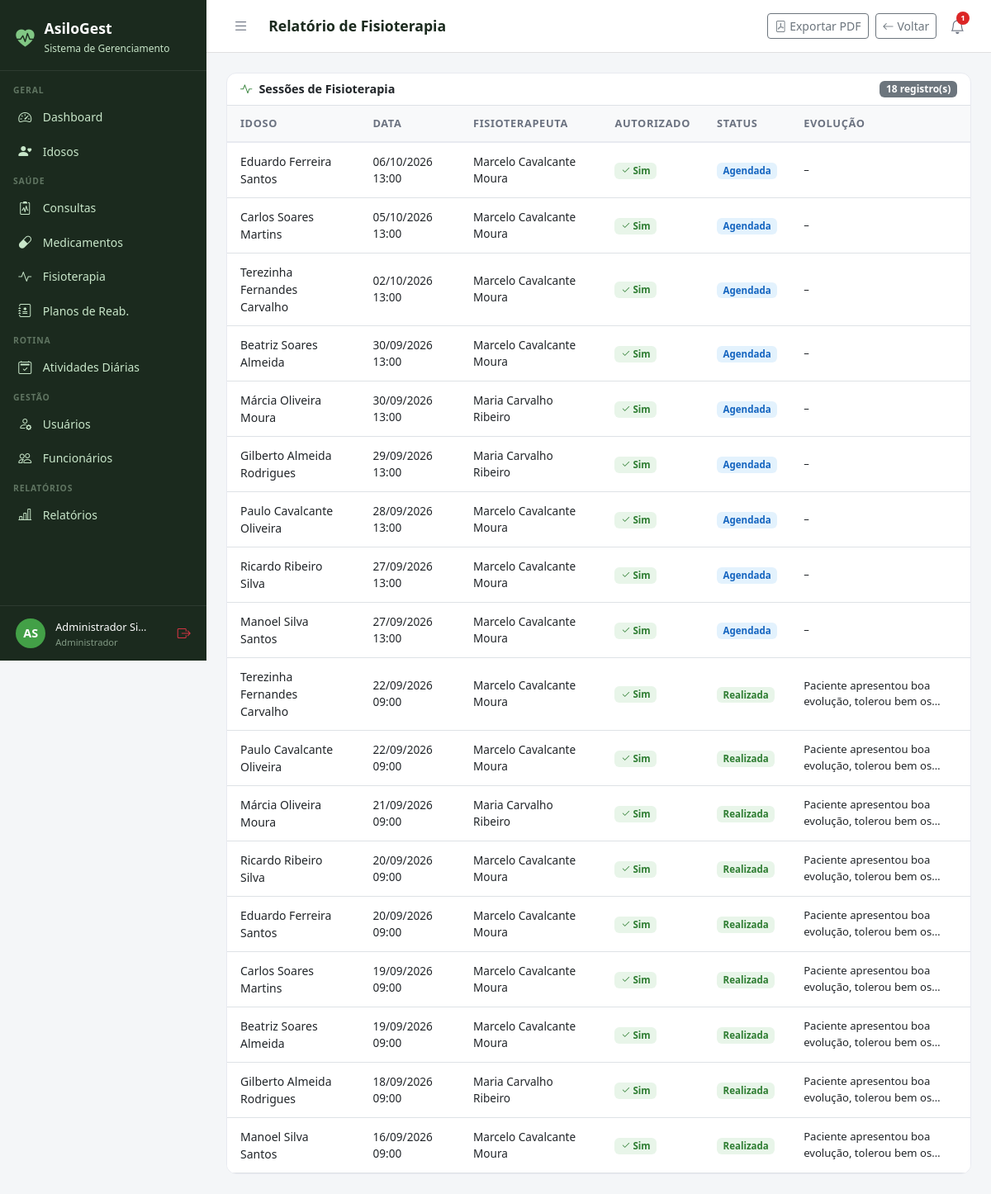
Page /relatorios/fisioterapia/ (signed in) on the committed database.
### core/models.py (models this page shows, shortened)
class Usuario(AbstractUser):
    PERFIL_CHOICES = [
        ('administrador', 'Administrador'),
        ('medico', 'Médico'),
        ('fisioterapeuta', 'Fisioterapeuta'),
        ('enfermeiro', 'Enfermeiro(a)'),
        ('recepcionista', 'Recepcionista'),
        ('familiar', 'Familiar do Idoso'),
    ]
    perfil = models.CharField(
        max_length=20, choices=PERFIL_CHOICES,
        default='recepcionista', verbose_name='Perfil de Acesso'
    )
    telefone = models.CharField(max_length=15, blank=True, verbose_name='Telefone')
    cpf = models.CharField(max_length=14, unique=True, null=True, blank=True, verbose_name='CPF')
    foto = models.ImageField(upload_to='usuarios/', blank=True, null=True, verbose_name='Foto')
    data_nascimento = models.DateField(null=True, blank=True, verbose_name='Data de Nascimento')
    especialidade = models.CharField(
        max_length=100, blank=True, verbose_name='Especialidade',
        help_text='Preencha para Médico ou Fisioterapeuta'
    )
    data_admissao = models.DateField(null=True, blank=True, verbose_name='Data de Admissão')
    primeiro_acesso = models.BooleanField(
        default=True, verbose_name='Primeiro Acesso',
        help_text='Usuário deve definir senha no primeiro login'
    )
    ativo = models.BooleanField(default=True, verbose_name='Ativo')
    criado_em = models.DateTimeField(auto_now_add=True)
    class Meta:
        verbose_name = 'Usuário'
        verbose_name_plural = 'Usuários'
        ordering = ['first_name', 'last_name']
    @property
    def is_administrador(self):
        return self.perfil == 'administrador' or self.is_superuser
    @property
    def is_fisioterapeuta(self):
        return self.perfil == 'fisioterapeuta'
    @property
    def is_familiar(self):
        return self.perfil == 'familiar'
    @property
    def pode_ver_saude(self):
        return (self.is_administrador or self.is_medico
                or self.is_fisioterapeuta or self.is_enfermeiro)
    @property
    def pode_cadastrar_usuarios(self):
        return self.is_administrador or self.is_recepcionista
    @property
    def pode_administrar(self):
        return self.is_administrador

### fisioterapia/models.py (models this page shows, shortened)
class SessaoFisioterapia(models.Model):
    STATUS_CHOICES = [
        ('agendada', 'Agendada'),
        ('realizada', 'Realizada'),
        ('cancelada', 'Cancelada'),
        ('falta', 'Falta do Idoso'),
    ]
    idoso = models.ForeignKey(
        Idoso, on_delete=models.CASCADE, related_name='sessoes_fisio')
    fisioterapeuta = models.ForeignKey(
        Usuario, on_delete=models.SET_NULL, null=True,
        related_name='sessoes_realizadas',
        limit_choices_to={'perfil': 'fisioterapeuta'})
    data_hora = models.DateTimeField(verbose_name='Data e Hora')
    duracao_minutos = models.IntegerField(default=45, verbose_name='Duração (min)')
    status = models.CharField(max_length=10, choices=STATUS_CHOICES, default='agendada')
    objetivo = models.CharField(max_length=200, blank=True, verbose_name='Objetivo da Sessão')
    procedimentos = models.TextField(blank=True, verbose_name='Procedimentos Realizados')
    evolucao = models.TextField(blank=True, verbose_name='Evolução do Paciente')
    observacoes = models.TextField(blank=True)
    autorizada = models.BooleanField(
        default=False, verbose_name='Autorizada pelo Médico',
        help_text='Sessão só pode ser executada após autorização médica.')
    autorizado_por = models.ForeignKey(
        Usuario, on_delete=models.SET_NULL, null=True, blank=True,
        related_name='sessoes_autorizadas',
        limit_choices_to={'perfil': 'medico'},
        verbose_name='Autorizado por')
    data_autorizacao = models.DateTimeField(
        null=True, blank=True, verbose_name='Data da Autorização')
    criado_em = models.DateTimeField(auto_now_add=True)
    class Meta:
        verbose_name = 'Sessão de Fisioterapia'
        verbose_name_plural = 'Sessões de Fisioterapia'
        ordering = ['-data_hora']

### idosos/models.py (models this page shows, shortened)
class Idoso(models.Model):
    SEXO_CHOICES = [('M', 'Masculino'), ('F', 'Feminino')]
    TIPO_SANGUINEO = [('A+','A+'),('A-','A-'),('B+','B+'),('B-','B-'),('AB+','AB+'),('AB-','AB-'),('O+','O+'),('O-','O-')]
    STATUS_CHOICES = [('ativo','Ativo'),('inativo','Inativo'),('internado','Internado'),('falecido','Falecido')]
    nome = models.CharField(max_length=150, verbose_name='Nome Completo')
    data_nascimento = models.DateField(verbose_name='Data de Nascimento')
    sexo = models.CharField(max_length=1, choices=SEXO_CHOICES)
    cpf = models.CharField(max_length=14, unique=True, null=True, blank=True)
    rg = models.CharField(max_length=20, blank=True)
    tipo_sanguineo = models.CharField(max_length=3, choices=TIPO_SANGUINEO, blank=True)
    foto = models.ImageField(upload_to='idosos/', blank=True, null=True)
    status = models.CharField(max_length=10, choices=STATUS_CHOICES, default='ativo')
    endereco = models.CharField(max_length=200, blank=True)
    cidade = models.CharField(max_length=100, blank=True)
    estado = models.CharField(max_length=2, blank=True)
    cep = models.CharField(max_length=9, blank=True)
    alergias = models.TextField(blank=True, verbose_name='Alergias')
    condicoes_medicas = models.TextField(blank=True, verbose_name='Condições Médicas')
    observacoes = models.TextField(blank=True, verbose_name='Observações Gerais')
    data_entrada = models.DateField(verbose_name='Data de Entrada')
    numero_quarto = models.CharField(max_length=10, blank=True, verbose_name='Quarto')
    criado_em = models.DateTimeField(auto_now_add=True)
    atualizado_em = models.DateTimeField(auto_now=True)
    class Meta:
        verbose_name = 'Idoso'
        verbose_name_plural = 'Idosos'
        ordering = ['nome']

### relatorios/views.py (the view)
# urls.py: path('fisioterapia/', views.fisioterapia_relatorio, name='fisioterapia'),
@login_required
@perfil_required('administrador', 'medico', 'fisioterapeuta')
def fisioterapia_relatorio(request):
    from fisioterapia.models import SessaoFisioterapia
    hoje = date.today()
    sessoes = SessaoFisioterapia.objects.select_related(
        'idoso', 'fisioterapeuta', 'autorizado_por'
    ).order_by('-data_hora')[:100]
    pendentes = SessaoFisioterapia.objects.filter(autorizada=False, status='agendada')
    ctx = {'sessoes': sessoes, 'pendentes': pendentes, 'hoje': hoje}
    if request.GET.get('pdf'):
        html = render_to_string('relatorios/pdf/fisioterapia.html', ctx)
        return _pdf_response(html, 'relatorio_fisioterapia.pdf')
    return render(request, 'relatorios/fisioterapia.html', ctx)

### templates/relatorios/fisioterapia.html (shortened to what this page needs)
{% extends 'base.html' %}
{% block page_title %}Relatório de Fisioterapia{% endblock %}
{% block topbar_actions %}
<a href="{% url 'relatorios:fisioterapia' %}?pdf=1" class="btn btn-sm btn-outline-secondary"><i class="bi bi-file-pdf me-1"></i>Exportar PDF</a>
<a href="{% url 'relatorios:lista' %}" class="btn btn-sm btn-outline-secondary"><i class="bi bi-arrow-left me-1"></i>Voltar</a>
{% endblock %}
{% block content %}
<div class="table-card">
  <div class="d-flex align-items-center justify-content-between px-3 py-2 border-bottom">
    <span style="font-weight:600;font-size:.9rem;"><i class="bi bi-activity me-2" style="color:#2E7D32;"></i>Sessões de Fisioterapia</span>
    <span class="badge bg-secondary">{{ sessoes|length }} registro(s)</span>
  </div>
  <table class="table table-hover">
    <thead><tr><th>Idoso</th><th>Data</th><th>Fisioterapeuta</th><th>Autorizado</th><th>Status</th><th>Evolução</th></tr></thead>
    <tbody>
      {% for s in sessoes %}
      <tr>
        <td style="font-weight:500;font-size:.875rem;">{{ s.idoso.nome }}</td>
        <td style="font-size:.85rem;">{{ s.data_hora|date:"d/m/Y H:i" }}</td>
        <td style="font-size:.85rem;">{{ s.fisioterapeuta.get_full_name|default:"–" }}</td>
        <td>
          {% if s.autorizada %}
            <span class="badge" style="background:#E8F5E9;color:#2E7D32;font-size:.72rem;"><i class="bi bi-check2"></i> Sim</span>
          {% else %}
            <span class="badge" style="background:#FFF3E0;color:#E65100;font-size:.72rem;">Pendente</span>
          {% endif %}
        </td>
        <td><span class="badge" style="font-size:.72rem;{% if s.status == 'realizada' %}background:#E8F5E9;color:#2E7D32;{% elif s.status == 'agendada' %}background:#E3F2FD;color:#1565C0;{% else %}background:#FFEBEE;color:#C62828;{% endif %}">{{ s.get_status_display }}</span></td>
        <td style="font-size:.82rem;">{{ s.evolucao|truncatechars:50|default:"–" }}</td>
      </tr>
      {% empty %}
      <tr><td colspan="6" class="text-center text-muted py-4">Nenhuma sessão encontrada.</td></tr>
      {% endfor %}
    </tbody>
  </table>
</div>
{% endblock %}

### templates/base.html (shortened to what this page needs)
<!DOCTYPE html>
<html lang="pt-br">
<head>
  <link href="https://cdn.jsdelivr.net/npm/bootstrap@5.3.0/dist/css/bootstrap.min.css" rel="stylesheet">
  <link href="https://cdn.jsdelivr.net/npm/bootstrap-icons@1.11.0/font/bootstrap-icons.css" rel="stylesheet">
</head>
<body>
{% if user.is_authenticated %}
<div id="sidebar">
  <div class="sidebar-brand">
    <i class="bi bi-heart-pulse-fill" style="color:#81C784;font-size:1.4rem;"></i>
    <div>
      <h5 style="margin:0;">AsiloGest</h5>
      <small>Sistema de Gerenciamento</small>
    </div>
  </div>
  <nav class="sidebar-nav">
    <div class="nav-section">Geral</div>
    <a href="{% url 'dashboard' %}" class="sidebar-link {% if request.resolver_match.url_name == 'dashboard' %}active{% endif %}">
      <i class="bi bi-speedometer2"></i> Dashboard
    </a>
    <a href="{% url 'idosos:lista' %}" class="sidebar-link">
      <i class="bi bi-person-heart"></i>
      {% if user.is_familiar %}Meus Familiares{% else %}Idosos{% endif %}
    </a>
    {% if user.pode_ver_saude or user.is_familiar %}
    <div class="nav-section">Saúde</div>
    <a href="{% url 'consultas:lista' %}" class="sidebar-link">
      <i class="bi bi-clipboard2-pulse"></i> Consultas
    </a>
    <a href="{% url 'medicamentos:lista' %}" class="sidebar-link">
      <i class="bi bi-capsule"></i> Medicamentos
    </a>
    <a href="{% url 'fisioterapia:lista' %}" class="sidebar-link">
      <i class="bi bi-activity"></i> Fisioterapia
    </a>
    {% if user.pode_ver_saude and not user.is_familiar %}
    <a href="{% url 'fisioterapia:planos_lista' %}" class="sidebar-link">
      <i class="bi bi-journal-medical"></i> Planos de Reab.
    </a>
    {% endif %}
    {% endif %}
    <div class="nav-section">Rotina</div>
    <a href="{% url 'atividades:lista' %}" class="sidebar-link">
      <i class="bi bi-calendar2-check"></i> Atividades Diárias
    </a>
    {% if user.pode_cadastrar_usuarios %}
    <div class="nav-section">Gestão</div>
    <a href="{% url 'usuarios_lista' %}" class="sidebar-link">
      <i class="bi bi-person-gear"></i> Usuários
    </a>
    {% endif %}
    {% if user.pode_administrar %}
    <a href="{% url 'funcionarios:lista' %}" class="sidebar-link">
      <i class="bi bi-people"></i> Funcionários
    </a>
    {% endif %}
    {% if user.pode_ver_saude or user.pode_administrar %}
    <div class="nav-section">Relatórios</div>
    <a href="{% url 'relatorios:lista' %}" class="sidebar-link">
      <i class="bi bi-bar-chart-line"></i> Relatórios
    </a>
    {% endif %}
  </nav>
  <div class="sidebar-user">
    <div class="avatar">{{ user.first_name|first|upper }}{{ user.last_name|first|upper }}</div>
    <div class="info" style="min-width:0;flex:1;">
      <span>{{ user.get_full_name|truncatechars:18 }}</span>
      <small>{{ user.get_perfil_display }}</small>
    </div>
    <a href="{% url 'logout' %}" class="text-danger" title="Sair" style="flex-shrink:0;">
      <i class="bi bi-box-arrow-right"></i>
    </a>
  </div>
</div>
<div id="main">
  <div class="topbar">
    <div class="topbar-left">
      <button class="btn-toggle-sidebar" onclick="toggleSidebar()" title="Menu">
        <i class="bi bi-list"></i>
      </button>
      <h4>{% block page_title %}{% endblock %}</h4>
    </div>
    <div class="d-flex align-items-center gap-2">
      {% block topbar_actions %}{% endblock %}
      <div style="position:relative;">
        <button class="notif-btn" id="notifBtn" onclick="toggleNotif()" title="Notificações">
          <i class="bi bi-bell"></i>
          {% if notif_count %}
          <span class="notif-badge">{{ notif_count }}</span>
          {% endif %}
        </button>
      </div>
    </div>
  </div>
  <div class="content">
    {% block content %}{% endblock %}
  </div>
</div>
{% else %}
{% block full_content %}{% endblock %}
{% endif %}
</body>
</html>

### templates/base.html (style rules this page uses)
:root { --sidebar-width: 250px; --primary: #2E7D32; --primary-light: #43A047; --accent: #1565C0; --bg-sidebar: #1B2A1E; --bg-sidebar-hover: #2E4A33; --text-sidebar: #C8E6C9; --transition: 0.3s ease; }
body { background: #F4F6F8; font-family: 'Segoe UI', sans-serif; }
#sidebar { position: fixed; top: 0; left: 0; width: var(--sidebar-width); height: 100vh; background: var(--bg-sidebar); z-index: 1000; display: flex; flex-direction: column; overflow-y: auto; transition: transform var(--transition); }
.sidebar-brand { padding: 1.5rem 1.2rem 1rem; border-bottom: 1px solid rgba(255,255,255,0.08); display: flex; align-items: center; gap: .75rem; }
.sidebar-brand h5 { color: #fff; font-weight: 700; margin: 0; font-size: 1.1rem; }
.sidebar-brand small { color: var(--text-sidebar); font-size: .75rem; }
.sidebar-nav { padding: .5rem 0; flex: 1; }
.nav-section { padding: .5rem 1rem .2rem; color: rgba(200,230,201,.4); font-size: .65rem; font-weight: 700; letter-spacing: .08em; text-transform: uppercase; }
.sidebar-link { display: flex; align-items: center; gap: .65rem; padding: .55rem 1.2rem; color: var(--text-sidebar); text-decoration: none; font-size: .875rem; transition: all .2s; border-left: 3px solid transparent; }
.sidebar-link i { font-size: 1rem; width: 1.2rem; }
.sidebar-user { padding: .8rem 1.2rem; border-top: 1px solid rgba(255,255,255,0.08); display: flex; align-items: center; gap: .75rem; }
.sidebar-user .avatar { width: 36px; height: 36px; background: var(--primary-light); border-radius: 50%; display: flex; align-items: center; justify-content: center; color: #fff; font-weight: 700; font-size: .9rem; flex-shrink: 0; }
.sidebar-user .info small { color: rgba(200,230,201,.6); font-size: .7rem; display: block; }
.sidebar-user .info span { color: #fff; font-size: .8rem; }
#main { margin-left: var(--sidebar-width); min-height: 100vh; display: flex; flex-direction: column; transition: margin-left var(--transition); }
.topbar { background: #fff; border-bottom: 1px solid #E0E0E0; padding: .75rem 1.5rem; display: flex; align-items: center; justify-content: space-between; position: sticky; top: 0; z-index: 999; }
.topbar-left { display: flex; align-items: center; gap: 1rem; }
.topbar h4 { margin: 0; font-size: 1.1rem; font-weight: 600; color: #1B2A1E; }
.btn-toggle-sidebar { background: none; border: none; padding: .4rem .5rem; color: #6B7280; cursor: pointer; border-radius: 6px; font-size: 1.2rem; line-height: 1; transition: background .2s, color .2s; }
.notif-btn { position: relative; background: none; border: none; padding: .4rem .5rem; color: #6B7280; cursor: pointer; border-radius: 6px; font-size: 1.1rem; transition: background .2s, color .2s; }
.notif-badge { position: absolute; top: 2px; right: 2px; background: #DC2626; color: #fff; font-size: .6rem; font-weight: 700; min-width: 16px; height: 16px; border-radius: 8px; padding: 0 4px; display: flex; align-items: center; justify-content: center; }
.content { padding: 1.5rem; flex: 1; }
.table-card { background: #fff; border-radius: 12px; border: 1px solid #E8EAF0; overflow: hidden; }
.table-card .table { margin: 0; }
.table thead th { background: #F8F9FA; border-bottom: 2px solid #E8EAF0; font-size: .8rem; font-weight: 600; color: #6B7280; text-transform: uppercase; letter-spacing: .05em; padding: .75rem 1rem; }
.table td { padding: .75rem 1rem; vertical-align: middle; font-size: .9rem; }

### rows in the picture
Usuario: first_name|first "A", last_name|first "S", get_full_name "Administrador Si…", perfil "Administrador"
SessaoFisioterapia: idoso.nome "Eduardo Ferreira Santos", data_hora "06/10/2026 13:00", fisioterapeuta.get_full_name "Marcelo Cavalcante Moura", autorizada True (drawn), status "Agendada", evolucao "–"
SessaoFisioterapia: idoso.nome "Carlos Soares Martins", data_hora "05/10/2026 13:00", fisioterapeuta.get_full_name "Marcelo Cavalcante Moura", autorizada True (drawn), status "Agendada", evolucao "–"
SessaoFisioterapia: idoso.nome "Terezinha Fernandes Carvalho", data_hora "02/10/2026 13:00", fisioterapeuta.get_full_name "Marcelo Cavalcante Moura", autorizada True (drawn), status "Agendada", evolucao "–"
SessaoFisioterapia: idoso.nome "Beatriz Soares Almeida", data_hora "30/09/2026 13:00", fisioterapeuta.get_full_name "Marcelo Cavalcante Moura", autorizada True (drawn), status "Agendada", evolucao "–"
SessaoFisioterapia: idoso.nome "Márcia Oliveira Moura", data_hora "30/09/2026 13:00", fisioterapeuta.get_full_name "Maria Carvalho Ribeiro", autorizada True (drawn), status "Agendada", evolucao "–"
SessaoFisioterapia: idoso.nome "Gilberto Almeida Rodrigues", data_hora "29/09/2026 13:00", fisioterapeuta.get_full_name "Maria Carvalho Ribeiro", autorizada True (drawn), status "Agendada", evolucao "–"
SessaoFisioterapia: idoso.nome "Paulo Cavalcante Oliveira", data_hora "28/09/2026 13:00", fisioterapeuta.get_full_name "Marcelo Cavalcante Moura", autorizada True (drawn), status "Agendada", evolucao "–"
SessaoFisioterapia: idoso.nome "Ricardo Ribeiro Silva", data_hora "27/09/2026 13:00", fisioterapeuta.get_full_name "Marcelo Cavalcante Moura", autorizada True (drawn), status "Agendada", evolucao "–"
SessaoFisioterapia: idoso.nome "Manoel Silva Santos", data_hora "27/09/2026 13:00", fisioterapeuta.get_full_name "Marcelo Cavalcante Moura", autorizada True (drawn), status "Agendada", evolucao "–"
SessaoFisioterapia: idoso.nome "Terezinha Fernandes Carvalho", data_hora "22/09/2026 09:00", fisioterapeuta.get_full_name "Marcelo Cavalcante Moura", autorizada True (drawn), status "Realizada", evolucao "Paciente apresentou boa evolução, tolerou bem os…"
SessaoFisioterapia: idoso.nome "Paulo Cavalcante Oliveira", data_hora "22/09/2026 09:00", fisioterapeuta.get_full_name "Marcelo Cavalcante Moura", autorizada True (drawn), status "Realizada", evolucao "Paciente apresentou boa evolução, tolerou bem os…"
SessaoFisioterapia: idoso.nome "Márcia Oliveira Moura", data_hora "21/09/2026 09:00", fisioterapeuta.get_full_name "Maria Carvalho Ribeiro", autorizada True (drawn), status "Realizada", evolucao "Paciente apresentou boa evolução, tolerou bem os…"
SessaoFisioterapia: idoso.nome "Ricardo Ribeiro Silva", data_hora "20/09/2026 09:00", fisioterapeuta.get_full_name "Marcelo Cavalcante Moura", autorizada True (drawn), status "Realizada", evolucao "Paciente apresentou boa evolução, tolerou bem os…"
SessaoFisioterapia: idoso.nome "Eduardo Ferreira Santos", data_hora "20/09/2026 09:00", fisioterapeuta.get_full_name "Marcelo Cavalcante Moura", autorizada True (drawn), status "Realizada", evolucao "Paciente apresentou boa evolução, tolerou bem os…"
SessaoFisioterapia: idoso.nome "Carlos Soares Martins", data_hora "19/09/2026 09:00", fisioterapeuta.get_full_name "Marcelo Cavalcante Moura", autorizada True (drawn), status "Realizada", evolucao "Paciente apresentou boa evolução, tolerou bem os…"
SessaoFisioterapia: idoso.nome "Beatriz Soares Almeida", data_hora "19/09/2026 09:00", fisioterapeuta.get_full_name "Marcelo Cavalcante Moura", autorizada True (drawn), status "Realizada", evolucao "Paciente apresentou boa evolução, tolerou bem os…"
SessaoFisioterapia: idoso.nome "Gilberto Almeida Rodrigues", data_hora "18/09/2026 09:00", fisioterapeuta.get_full_name "Maria Carvalho Ribeiro", autorizada True (drawn), status "Realizada", evolucao "Paciente apresentou boa evolução, tolerou bem os…"
SessaoFisioterapia: idoso.nome "Manoel Silva Santos", data_hora "16/09/2026 09:00", fisioterapeuta.get_full_name "Marcelo Cavalcante Moura", autorizada True (drawn), status "Realizada", evolucao "Paciente apresentou boa evolução, tolerou bem os…"

### other values in the picture
{{ notif_count }} "1"
{{ sessoes|length }} "18"
